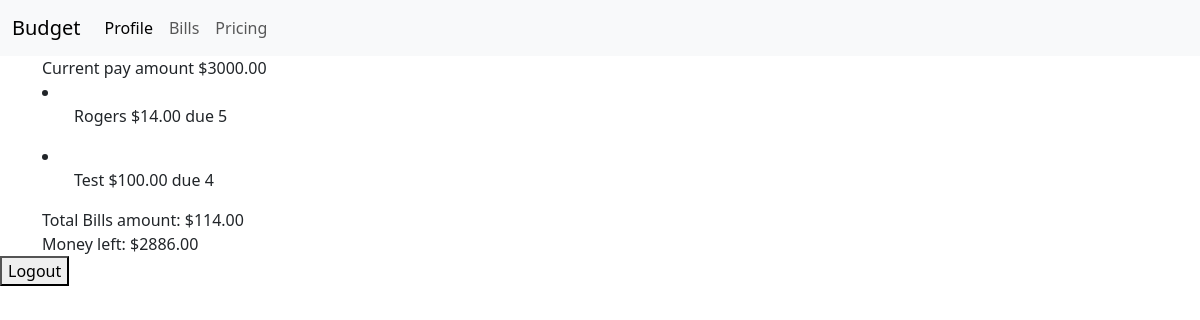
The app's page / (signed in) with its own data.
### home/models.py (models this page shows, shortened)
class Income(models.Model):
    class Type(models.TextChoices):
        SALARY = 'Sal', 'Salary'
        VARIABLE = 'Var', 'Variable'
    class PayFrequency(models.TextChoices):
        MONTHLY = 'MON', 'Monthly'
        BIWEEKLY = 'BW', 'Bi-weekly'
        SEMIMONTHLY = 'SM', 'Semimonthly'
        WEEKLY = 'W', 'Weekly'
        ANNUAL = 'AN', 'Annually'
    user = models.OneToOneField(
        User,
        on_delete=models.PROTECT,
        primary_key=True,
    )
    pay_amount = models.DecimalField(max_digits=6, decimal_places=2, null=True, blank=True)
    type = models.CharField(max_length=3, choices=Type.choices)
    frequency = models.CharField(max_length=3, choices=PayFrequency.choices)
    pay_date_one = models.IntegerField(
        validators=[MaxValueValidator(31), MinValueValidator(1)]
     )
    pay_date_two = models.IntegerField(
        validators=[MaxValueValidator(28), MinValueValidator(1)], null=True, blank=True
     )

### bills/models.py (models this page shows, shortened)
class Bill(models.Model):
    class Catergory(models.TextChoices):
        HOUSING = 'HOUSE', 'Housing'
        TRANSPORTATION = 'TRANS', 'Transportation'
        UTILITIES = 'UTL', 'Utilities'
        INSURANCE = 'INS', 'Insurance'
        MEDICAL = 'MED', 'Medical'
        SAVING_INVESTING_DEBT = 'SID', 'Savings investment & debt'
        ENTERTAINMENT = 'ENT', 'Entertainment'
        MISCELLANEOUS = 'MISC', 'Miscellaneous'
    class BillFrequency(models.TextChoices):
        MONTHLY = 'MON', 'Monthly'
        BIWEEKLY = 'BW', 'Bi-weekly'
        SEMIMONTHLY = 'SM', 'Semimonthly'
        WEEKLY = 'W', 'Weekly'
        ANNUAL = 'AN', 'Annually'
    user = models.ForeignKey(User, on_delete=models.CASCADE)
    bill_name = models.CharField(max_length=64)
    amount = models.DecimalField(max_digits=6, decimal_places=2)
    due_date = models.PositiveIntegerField()
    type = models.CharField(max_length=7, choices=Catergory.choices)
    frequency = models.CharField(max_length=3, choices=BillFrequency.choices)

### home/views.py (the view)
# urls.py: path('', views.index, name="index"),
@login_required()
def index(request):
    income = Income.objects.filter(user=request.user)
    bills = Bill.objects.filter(user=request.user)
    bill_amount=0
    pay_total = 0
    for bill in bills:
        bill_amount = bill_amount + bill.amount
    for i in income:
        pay_total = pay_total + i.pay_amount
    money_left = pay_total - bill_amount
    return render(request, "home/home.html", {
        "income": income,
        "bills": bills,
        "bill_amount": bill_amount,
        "money_left": money_left,
    })

### home/Templates/Home/home.html (shortened to what this page needs)
{% extends "layout.html" %}
{% block content%}
<div>
   {% for income in income%}
    Current pay amount ${{income.pay_amount}}
   {% endfor%}
</div>
<div>
    {% for bill in bills %}
        <li>
            <ul>{{bill.bill_name}} ${{bill.amount}} due {{bill.due_date}}</ul>
        </li>
    {% endfor%}
</div>
<div>
    Total Bills amount: ${{bill_amount}}
</div>
<div>
    Money left: ${{money_left}}
</div>
{% endblock%}

### records on screen
Income: pay_amount "3000.00"
Bill: bill_name "Rogers", amount "14.00", due_date "5"
Bill: bill_name "Test", amount "100.00", due_date "4"

### other values on screen
{{ bill_amount }} "114.00"
{{ money_left }} "2886.00"
